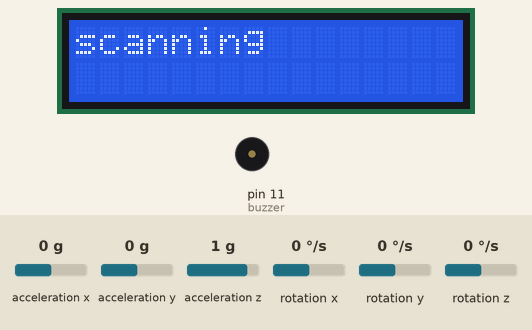
This sketch was run on a simulated Arduino Uno, built with avr-gcc and run on an emulated ATmega328P. Parts: 16×2 character LCD, buzzer (waves = sounding, pin HIGH). Inputs (shaded band) come from the test bench; at power-on: acceleration x 0 g, acceleration y 0 g, acceleration z 1 g, rotation x 0 °/s, rotation y 0 °/s, rotation z 0 °/s. What the sketch prints to the serial monitor is not drawn.

Above: at 1.2 s.
1.3 s: acceleration x set to -1.4 g
At 2.2 s:
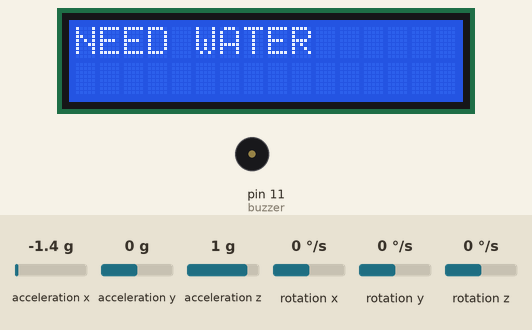
3.3 s: acceleration y set to -0.2 g
4.8 s: acceleration y set to -0.5 g
At 5.2 s:
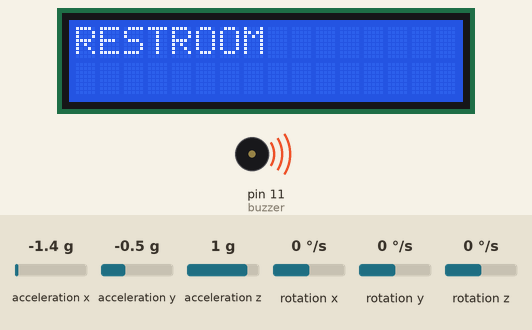
7.8 s: acceleration x set to -0.8 g
At 10.2 s:
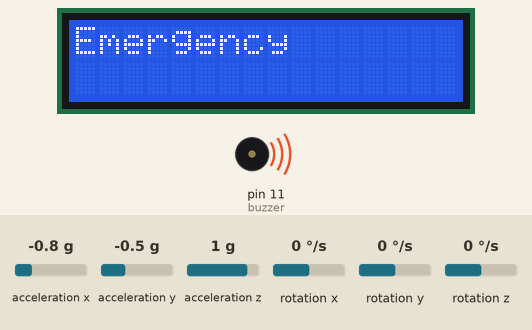
10.8 s: acceleration y set to -1.4 g
At 11.2 s:
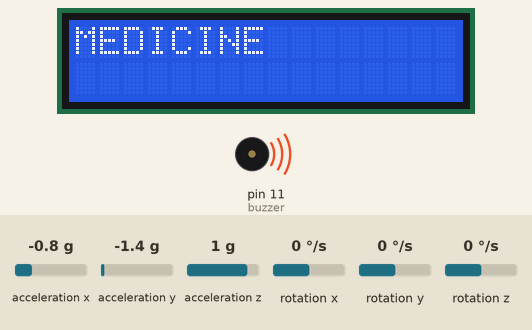
13.8 s: acceleration x set to -0.5 g
15.3 s: acceleration x set to -0.2 g
Timing chart, 0 to 17.8 s (numbered marks = the images above; inputs shaded):
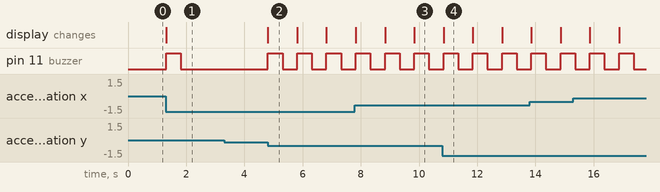

The sketch:

GESTURE_CONTROL_MESSAGE_CONVEYOR.ino
```cpp
#include "Wire.h"
#include "I2Cdev.h"
#include "MPU6050.h"
#include <LiquidCrystal.h>
LiquidCrystal lcd(2,3,4,5,6,7);
int buzzer = 11;
int gesture=5;
MPU6050 mpu;

int16_t ax, ay, az;
int16_t gx, gy, gz;

struct MyData {
  byte X;
  byte Y;
};

MyData data;

void setup()
{
  Serial.begin(9600);
  Wire.begin();
  mpu.initialize();
  lcd.begin(16, 2);
  pinMode(buzzer, OUTPUT);

  lcd.clear();
  lcd.print("scanning");
  Serial.println("welcome");
}

void loop()
{

  mpu.getMotion6(&ax, &ay, &az, &gx, &gy, &gz);
  data.X = map(ax, -17000, 17000, 0, 255 ); // X axis data
  data.Y = map(ay, -17000, 17000, 0, 255);  // Y axis data


   if (data.Y < 80) {//gesture : down
    if (gesture!=1){

    gesture = 1;
     lcd.clear();
     Serial.println("RESTROOM");
    lcd.print("RESTROOM");
    digitalWrite(buzzer, HIGH);
    delay(500);
    digitalWrite(buzzer,LOW);
    delay(500);
    }}
  if (data.Y > 145) {//gesture : up
    if (gesture!=2){
      gesture = 2;
     lcd.clear();
     Serial.println("NEED MEDICINE");
  lcd.print("MEDICINE");
  digitalWrite(buzzer, HIGH);
    delay(500);
    digitalWrite(buzzer,LOW);
  delay(500);
    }}
 if (data.X > 155) {//gesture : left
  if (gesture!=3){
    gesture = 3;
   lcd.clear();
  lcd.print("NEED WATER");
  Serial.println("NEED WATER");
  digitalWrite(buzzer, HIGH);
    delay(500);
    digitalWrite(buzzer,LOW);
  delay(500);
    }}
 if (data.X < 80) {//gesture : right
  if (gesture!=4){
    gesture = 4;
   lcd.clear();
   Serial.println("Emergency");
  lcd.print("Emergency");
  digitalWrite(buzzer, HIGH);
    delay(500);
    digitalWrite(buzzer,LOW);
  delay(500);
    }}
 if (data.X > 100 && data.X < 170 && data.Y > 80 && data.Y < 130) { //gesture : little bit down
  if (gesture!=5){
    gesture = 5;

   lcd.clear();
   Serial.println(" ");
    lcd.print(" ");
    digitalWrite(buzzer, HIGH);
    delay(500);
    digitalWrite(buzzer,LOW);
    delay(500);
    }}

}
```

Measured:
- the behaviour switches between -0.3 and -0.4 g on acceleration y (found by bisection; images 1 and 2)
- after the input at 1.3 s, pin 11 (buzzer): LOW → HIGH at once, → LOW 0.50 s later; the display: changes at once (image 1)
- after the input at 3.3 s, every drawn part: stays the same
- after the input at 4.8 s, pin 11 (buzzer): alternates HIGH for 0.50 s and LOW for 0.51 s, starting at once; the display: changes at once (image 2)
- after the input at 7.8 s, the display: first differs from a run without the input after 2.0 s (image 3)
- after the input at 10.8 s, the display: changes at once (image 4)
- what the display in image 2 shows lasts 1.0 s, from 4.8 s to 5.8 s
